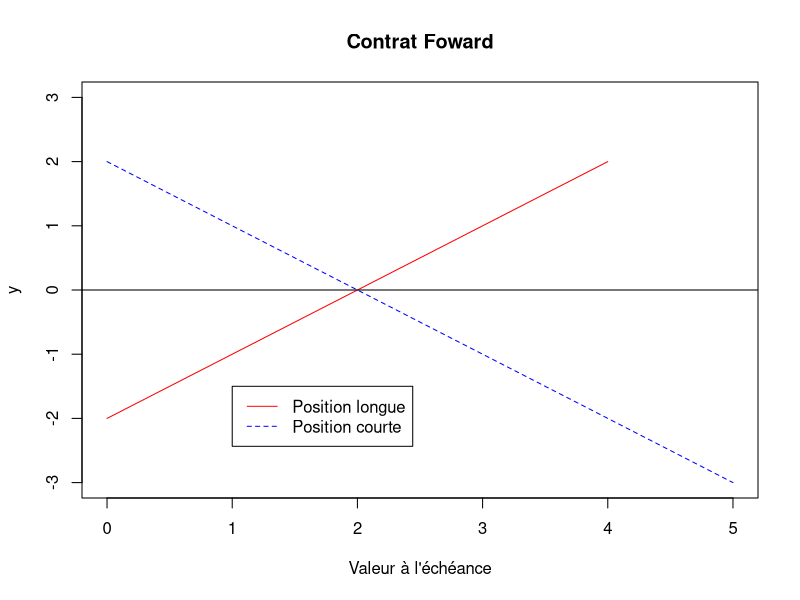
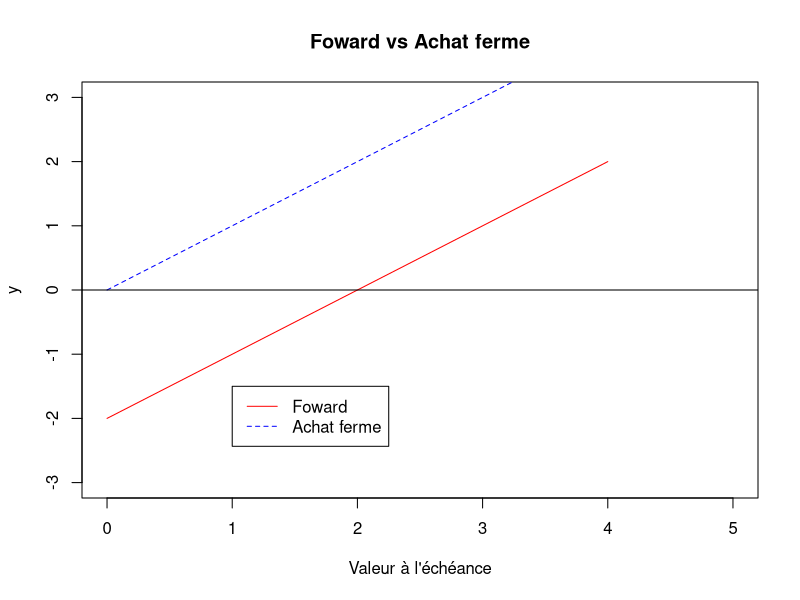
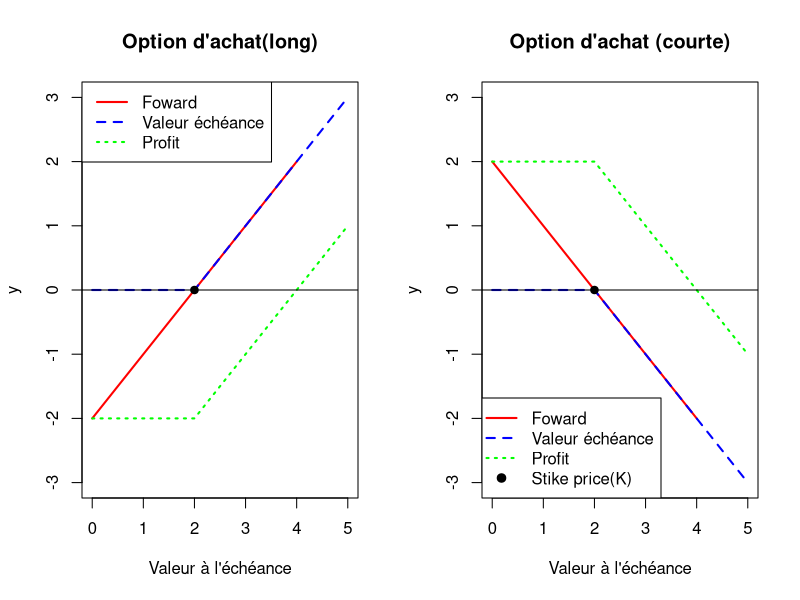
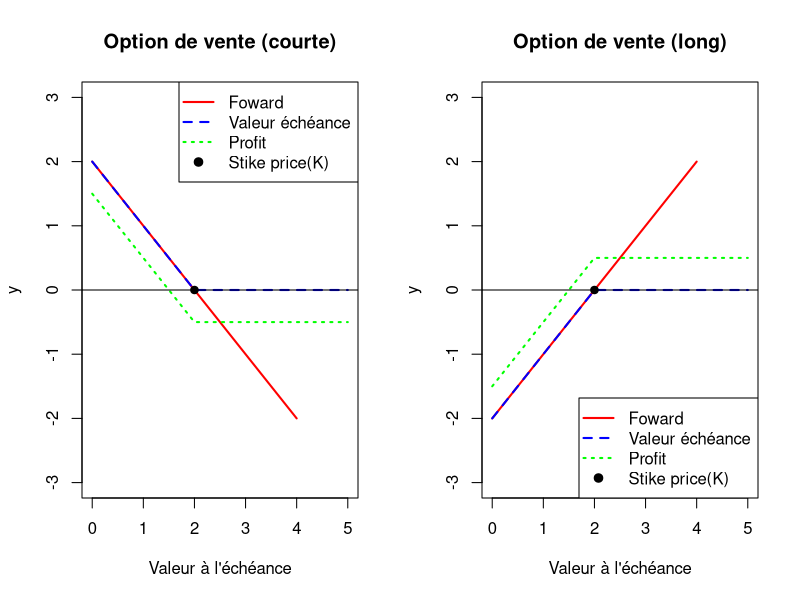

The R script that drew these images, in order:
## ---- chunk 1
x <- c(0,4)
y <- c(-2,2)
fx <- function(x) -x +2
plot(x,y,xlim=c(0,5),ylim=c(-3,3),xlab='Valeur à l\'échéance',type='l',col='red',main="Contrat Foward")
curve(fx,col='blue',add=TRUE,lty=2)
legend(1,-1.5,c('Position longue',"Position courte"),col=c("red","blue"),lty=c(1,2))
abline(h=0)
## ---- chunk 2
x <- c(0,4)
y <- c(-2,2)
fx <- function(x) x 
plot(x,y,xlim=c(0,5),ylim=c(-3,3),xlab='Valeur à l\'échéance',type='l',col='red',main="Foward vs Achat ferme")
curve(fx,col='blue',add=TRUE,lty=2)
legend(1,-1.5,c('Foward',"Achat ferme"),col=c("red","blue"),lty=c(1,2))
abline(h=0)
## ---- chunk 3
op <- par(mfrow = c(1, 2))
x <- c(0,4)
y <- c(-2,2)
fx <- function(x) pmax(0,x-2) 
fy <- function(x) pmax(0,x-2)-2
plot(x,y,xlim=c(0,5),ylim=c(-3,3),xlab="Valeur à l'échéance",type='l',col='red',main="Option d'achat(long)",lwd=2)
curve(fx,col='blue',add=TRUE,lty=2,lwd=2)
curve(fy,col="green",add=TRUE,lty=3,lwd=2)
legend("topleft",c('Foward',"Valeur échéance","Profit"),col=c("red","blue","green"),lty=c(1,2,3),lwd=2)
abline(h=0)
points(2,0,pch=19)
x <- c(0,4)
y <- c(2,-2)
fx <- function(x) -pmax(0,x-2) 
fy <- function(x) -pmax(0,x-2)+2
plot(x,y,xlim=c(0,5),ylim=c(-3,3),xlab="Valeur à l'échéance",type='l',col='red',main="Option d'achat (courte)",lwd=2)
curve(fx,col='blue',add=TRUE,lty=2,lwd=2)
curve(fy,col="green",add=TRUE,lty=3,lwd=2)
legend("bottomleft",c('Foward',"Valeur échéance","Profit","Stike price(K)"),col=c("red","blue","green",1),lty=c(1,2,3,NA),pch=c(NA,NA,NA,19),lwd=2)
abline(h=0)
points(2,0,pch=19)
par(op)
## ---- chunk 4
op <- par(mfrow=c(1,2))
x <- c(0,4)
y <- c(2,-2)
fx <- function(x) pmax(0,2-x) 
fy <- function(x) pmax(0,2-x)-0.5
plot(x,y,xlim=c(0,5),ylim=c(-3,3),xlab="Valeur à l'échéance",type='l',col='red',main="Option de vente (courte)",lwd=2)
curve(fx,col='blue',add=TRUE,lty=2,lwd=2)
curve(fy,col="green",add=TRUE,lty=3,lwd=2)
legend("topright",c('Foward',"Valeur échéance","Profit","Stike price(K)"),col=c("red","blue","green",1),lty=c(1,2,3,NA),pch=c(NA,NA,NA,19),lwd=2)
abline(h=0)
points(2,0,pch=19)
x <- c(0,4)
y <- c(-2,2)
fx <- function(x) -pmax(0,2-x) 
fy <- function(x) -pmax(0,2-x)+0.5
plot(x,y,xlim=c(0,5),ylim=c(-3,3),xlab="Valeur à l'échéance",type='l',col='red',main="Option de vente (long)",lwd=2)
curve(fx,col='blue',add=TRUE,lty=2,lwd=2)
curve(fy,col="green",add=TRUE,lty=3,lwd=2)
legend("bottomright",c('Foward',"Valeur échéance","Profit","Stike price(K)"),col=c("red","blue","green",1),lty=c(1,2,3,NA),pch=c(NA,NA,NA,19),lwd=2)
abline(h=0)
points(2,0,pch=19)
